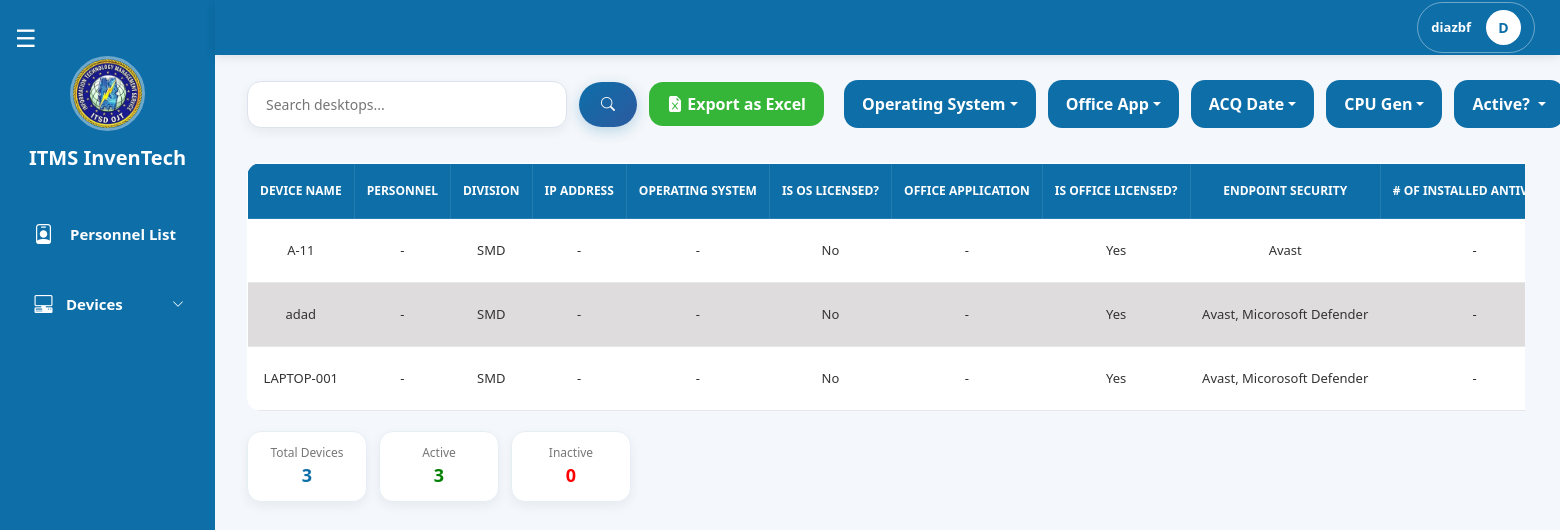
/pages/encoder/device_desktops.php (signed in), run on the app's committed database.
### tables this page shows
CREATE TABLE `desktops` (
  `id` int(11) NOT NULL,
  `personnel_id` int(11) NOT NULL,
  `device_id` int(11) NOT NULL,
  `device_name` varchar(150) NOT NULL,
  `division_id` int(11) NOT NULL,
  `ip_address` varchar(50) DEFAULT NULL,
  `os` varchar(100) DEFAULT NULL,
  `is_os_licensed` tinyint(1) DEFAULT NULL,
  `is_remote_acc` tinyint(1) DEFAULT NULL,
  `endpoint_security_id` longtext DEFAULT NULL,
  `no_of_installed_anti_virus` int(11) DEFAULT NULL,
  `date_installed` date DEFAULT NULL,
  `guid` varchar(100) DEFAULT NULL,
  `mac_address` varchar(100) DEFAULT NULL,
  `cpu_brand` varchar(100) DEFAULT NULL,
  `cpu_generation` int(11) DEFAULT NULL,
  `cpu_cores` int(11) DEFAULT NULL,
  `gb_ram` int(11) DEFAULT NULL,
  `monitor_brand` varchar(100) DEFAULT NULL,
  `monitor_size_inches` int(11) DEFAULT NULL,
  `no_of_user_accounts` int(11) DEFAULT NULL,
  `user_account_type` longtext DEFAULT NULL,
  `authorized_software` text DEFAULT NULL,
  `unauthorized_software` text DEFAULT NULL,
  `office_application` varchar(150) DEFAULT NULL,
  `is_office_licensed` tinyint(1) DEFAULT NULL,
  `previous_owners_id` longtext DEFAULT NULL CHECK (json_valid(`previous_owners_id`)),
  `created_date` date DEFAULT current_timestamp(),
  `last_updated_at` date DEFAULT NULL,
  `par_serial_no` varchar(255) DEFAULT NULL,
  `is_active` tinyint(1) DEFAULT 1,
  `acquisition_date` date DEFAULT NULL
);

CREATE TABLE `divisions` (
  `id` int(11) NOT NULL,
  `division` varchar(100) NOT NULL
);

### pages/encoder/device_desktops.php (the view, shortened to what this page needs)
<?php
include "../../config/db.php";
$encoderDivisionId = (int)$_SESSION['user']['division_id'];
function getEndpointNames($conn, $json)
{
    $ids = json_decode($json, true);
    $ids = implode(',', array_map('intval', $ids));
    $result = $conn->query("SELECT antivirus FROM endpoint_security WHERE id IN ($ids)");
    $names = [];
    while ($row = $result->fetch_assoc()) {
        $names[] = $row['antivirus'];
    }
    return implode(', ', $names);
}
function dash($val)
{
    $v = trim($val ?? '');
    return $v !== '' ? htmlspecialchars($v) : '-';
}
$limit  = 10;
$page   = max(1, (int)($_GET['page'] ?? 1));
$offset = ($page - 1) * $limit;
$search = trim($_GET['search'] ?? '');
$os_filter_raw     = $_GET['filter_os']     ?? [];
$office_filter_raw = $_GET['filter_office'] ?? [];
$os_filter     = is_array($os_filter_raw)     ? array_filter(array_map('trim', $os_filter_raw))  : [];
$office_filter = is_array($office_filter_raw) ? array_filter($office_filter_raw)                 : [];
$active_filter = isset($_GET['is_active']) ? trim($_GET['is_active']) : '';
$acq_filter    = trim($_GET['filter_acq'] ?? '');
$cpu_gen_filter = trim($_GET['filter_cpu_gen'] ?? '');
$baseWhere  = ["d.division_id = ?"];
$baseParams = [$encoderDivisionId];
$baseTypes  = 'i';
$whereSQL = "WHERE " . implode(" AND ", $baseWhere);
$baseJoin = "FROM desktops d
             LEFT JOIN personnels p  ON d.personnel_id = p.id
             LEFT JOIN ranks r       ON p.rank_id = r.id
             LEFT JOIN divisions dv  ON d.division_id = dv.id";
$st = $conn->prepare("SELECT COUNT(*) AS total $baseJoin $whereSQL");
$st->bind_param($baseTypes, ...$baseParams);
$st->execute();
$totalDevices = $st->get_result()->fetch_assoc()['total'] ?? 0;
$activeWhere   = array_merge($baseWhere, ["d.is_active = 1"]);
$inactiveWhere = array_merge($baseWhere, ["d.is_active = 0"]);
$sa = $conn->prepare("SELECT COUNT(*) AS total $baseJoin WHERE " . implode(" AND ", $activeWhere));
$sa->bind_param($baseTypes, ...$baseParams);
$sa->execute();
$activeDevices = $sa->get_result()->fetch_assoc()['total'] ?? 0;
$si = $conn->prepare("SELECT COUNT(*) AS total $baseJoin WHERE " . implode(" AND ", $inactiveWhere));
$si->bind_param($baseTypes, ...$baseParams);
$si->execute();
$inactiveDevices = $si->get_result()->fetch_assoc()['total'] ?? 0;
$stmt = $conn->prepare("
    SELECT d.*,
           CONCAT(r.rank,'  ',p.last_name,', ',p.first_name,' ',p.middle_name) AS personnel_name,
           dv.division AS division_name
    $baseJoin $whereSQL ORDER BY d.device_name ASC LIMIT ?,?
");
$fp  = array_merge($baseParams, [$offset, $limit]);
$ft  = $baseTypes . 'ii';
$stmt->bind_param($ft, ...$fp);
$stmt->execute();
$result = $stmt->get_result();
$exportParams = http_build_query([
    'search'          => $search,
    'filter_os'       => $os_filter,
    'filter_office'   => $office_filter,
    'is_active'       => $active_filter,
    'filter_acq'      => $acq_filter,
    'filter_cpu_gen'  => $cpu_gen_filter,
]);
?>
<!DOCTYPE html>
<html lang="en">
<head>
    <link href="https://cdn.jsdelivr.net/npm/bootstrap@5.3.3/dist/css/bootstrap.min.css" rel="stylesheet">
    <link rel="stylesheet" href="../encoder/css/desktop_laptop.css">
    <link rel="stylesheet" href="css/encoder_navbar.css">
    <link rel="stylesheet" href="./css/encoder_sidebar.css">
</head>
<body>
    <?php include 'encoder_sidebar.php'; ?>
    <?php include 'encoder_navbar.php'; ?>
    <div class="top-bar">
        <div class="search-container">
            <form class="search-form" method="GET" action="device_desktops.php">
                <input type="text" name="search" class="search-input" placeholder="Search desktops..." value="<?= htmlspecialchars($search) ?>">
                <button type="submit" class="search-btn"><i class="bi bi-search"></i></button>
                <a href="export_desktops.php?<?= htmlspecialchars($exportParams) ?>"
                    class="btn add-desktop-btn"
                    onclick="setTimeout(()=>showToast('Export downloaded successfully!','success'),800)">
                    <i class="bi bi-file-earmark-excel-fill"></i> Export as Excel
                </a>
            </form>
        </div>
        <div class="right-side">
            <div class="filters">
                <form method="GET" action="device_desktops.php" id="filterForm">
                    <div class="dropdown">
                        <?php $osLabel = empty($os_filter) ? 'Operating System' : (count($os_filter) === 1 ? $os_filter[0] : count($os_filter) . ' OS selected'); ?>
                        <button class="btn filter-btn dropdown-toggle" type="button" data-bs-toggle="dropdown" data-bs-auto-close="outside"><?= htmlspecialchars($osLabel) ?></button>
                    </div>
                    <div class="dropdown">
                        <?php $officeLabel = empty($office_filter) ? 'Office App' : (count($office_filter) === 1 ? $office_filter[0] : count($office_filter) . ' Apps selected'); ?>
                        <button class="btn filter-btn dropdown-toggle" type="button" data-bs-toggle="dropdown" data-bs-auto-close="outside"><?= htmlspecialchars($officeLabel) ?></button>
                    </div>
                </form>
            </div>
            <div class="dropdown">
                <?php
                $acqLabel = 'ACQ Date';
                ?>
                <button class="btn filter-btn dropdown-toggle" data-bs-toggle="dropdown"><?= htmlspecialchars($acqLabel) ?></button>
            </div>
            <div class="dropdown cpu-gen-dropdown">
                <?php
                $cpuGenLabel = 'CPU Gen';
                ?>
                <button class="btn filter-btn dropdown-toggle" data-bs-toggle="dropdown"><?= htmlspecialchars($cpuGenLabel) ?></button>
            </div>
            <div class="dropdown">
                <button class="btn filter-btn dropdown-toggle" data-bs-toggle="dropdown">
                    <?= $active_filter === '' ? 'Active?' : ($active_filter == 1 ? 'YES' : 'NO') ?>
                </button>
            </div>
        </div>
    </div>
    <div class="contenttable">
        <div class="table-container">
            <table class="users-table">
                <thead>
                    <tr>
                        <th>DEVICE NAME</th>
                        <th>PERSONNEL</th>
                        <th>DIVISION</th>
                        <th>IP ADDRESS</th>
                        <th>OPERATING SYSTEM</th>
                        <th>IS OS LICENSED?</th>
                        <th>OFFICE APPLICATION</th>
                        <th>IS OFFICE LICENSED?</th>
                        <th>ENDPOINT SECURITY</th>
                        <th># OF INSTALLED ANTIVIRUS</th>
                    </tr>
                </thead>
                <tbody>
                    <?php if ($result->num_rows > 0): ?>
                        <?php while ($row = $result->fetch_assoc()):
                        ?>
                            <tr class="clickable-row" data-active="<?= $row['is_active'] ? '1' : '0' ?>"
                                data-bs-toggle="modal" data-bs-target="#viewDtModal<?= $row['id'] ?>">
                                <td><?= dash($row['device_name'] ?? '') ?></td>
                                <td><?= dash($row['personnel_name'] ?? '') ?></td>
                                <td><?= dash($row['division_name'] ?? '') ?></td>
                                <td><?= dash($row['ip_address'] ?? '') ?></td>
                                <td><?= dash($row['os'] ?? '') ?></td>
                                <td><?= ($row['is_os_licensed'] == 1) ? 'Yes' : 'No' ?></td>
                                <td><?= dash($row['office_application'] ?? '') ?></td>
                                <td><?= ($row['is_office_licensed'] == 1) ? 'Yes' : 'No' ?></td>
                                <td><?= getEndpointNames($conn, $row['endpoint_security_id']) ?: '-' ?></td>
                                <td><?= dash($row['no_of_installed_anti_virus'] ?? '') ?></td>
                            </tr>
                                                    <div class="view-value"><?= getEndpointNames($conn, $row['endpoint_security_id']) ?: '' ?></div>
                        <?php endwhile; ?>
                    <?php else: ?>
                        <tr>
                            <td colspan="29" class="text-center">No devices found.</td>
                        </tr>
                    <?php endif; ?>
                </tbody>
            </table>
        </div>
        <div class="table-footer">
            <div class="user-stats">
                <div class="stat-box total">
                    <span class="label">Total Devices</span>
                    <span class="value"><?= $totalDevices ?></span>
                </div>
                <div class="stat-box active">
                    <span class="label">Active</span>
                    <span class="value"><?= $activeDevices ?></span>
                </div>
                <div class="stat-box inactive">
                    <span class="label">Inactive</span>
                    <span class="value"><?= $inactiveDevices ?></span>
                </div>
            </div>
        </div>
    </div>
</body>
</html>

### pages/encoder/css/desktop_laptop.css (style rules this page uses)
:root { --sidebar-expanded: 247px; --sidebar-collapsed: 115px; --primary: #0d6ea8; --primary-dark: #0b5f91; --primary-darker: #095a8a; --primary-gradient: linear-gradient(135deg, #0d6ea8, #2c5aa0); --green: #0fa90fd3; --green-dark: #0c960cd3; --bg-page: #f4f7fb; --bg-white: #ffffff; --bg-modal-body: #f8fafc; --border-light: #dce3ec; --border-card: #eef2f6; --text-dark: #333; --text-label: #334155; --text-muted: #777; --row-even: #dedcdc; --row-hover: #dfe6e9; --shadow-sm: 0 4px 12px rgba(0, 0, 0, 0.06); --shadow-md: 0 4px 18px rgba(0, 0, 0, 0.08); --shadow-lg: 0 8px 20px rgba(0, 0, 0, 0.15); --shadow-primary: 0 4px 14px rgba(13, 110, 168, 0.25); --shadow-primary-hover: 0 6px 18px rgba(13, 110, 168, 0.35); --radius-sm: 10px; --radius-md: 14px; --radius-lg: 18px; --radius-xl: 20px; --radius-pill: 24px; }
body { background: var(--bg-page); overflow-x: hidden; }
.top-bar { margin-top: 80px; margin-left: var(--sidebar-expanded); margin-right: 35px; display: flex; justify-content: space-between; align-items: center; gap: 20px; flex-wrap: nowrap; transition: all 0.3s ease; }
.filters { display: flex; align-items: center; }
#filterForm { display: flex; align-items: center; gap: 12px; flex-wrap: nowrap; }
.filter-btn { background: var(--primary); color: white; border: none; padding: 12px 18px; border-radius: var(--radius-md); font-weight: 600; transition: all 0.3s ease; white-space: nowrap; }
.add-btn, .add-desktop-btn, .add-laptop-btn { background: var(--green); color: white; border: none; padding: 10px 18px; border-radius: var(--radius-md); font-weight: 600; transition: all 0.2s ease; white-space: nowrap; }
.right-side { display: flex; align-items: center; gap: 12px; flex-wrap: nowrap; }
.search-container { display: flex; align-items: center; }
.search-form { display: flex; align-items: center; gap: 12px; flex-wrap: nowrap; }
.search-input { width: 320px; padding: 12px 18px; border: 1px solid var(--border-light); border-radius: var(--radius-md); outline: none; font-size: 14px; font-weight: 500; background: var(--bg-white); box-shadow: var(--shadow-sm); transition: all 0.3s ease; }
.search-btn { border: none; padding: 12px 22px; border-radius: var(--radius-pill); background: var(--primary-gradient); color: white; font-size: 14px; font-weight: 600; cursor: pointer; transition: all 0.3s ease; box-shadow: var(--shadow-primary); white-space: nowrap; }
.contenttable { margin-left: var(--sidebar-expanded); margin-right: 35px; margin-top: 35px; border-radius: var(--radius-lg); transition: all 0.3s ease; overflow: visible; }
.table-container { overflow-x: auto; white-space: nowrap; }
.users-table { width: 100%; border-collapse: collapse; min-width: 1200px; background: white; border-radius: var(--radius-md); overflow: hidden; }
.users-table thead { background: var(--primary); }
.users-table thead th { color: white; padding: 18px 12px; border: 1px solid rgba(255, 255, 255, 0.1); font-size: 12px; font-weight: 700; text-align: center; white-space: nowrap; text-transform: uppercase; }
.users-table tbody td { padding: 16px 12px; font-size: 13px; text-align: center; border-bottom: 1px solid #e5e7eb; color: var(--text-dark); white-space: nowrap; }
.users-table tbody tr:nth-child(odd) { background-color: #ffffff; }
.users-table tbody tr:nth-child(even) { background-color: var(--row-even); }
.table-footer { margin-top: 20px; display: flex; justify-content: space-between; align-items: center; gap: 20px; flex-wrap: wrap; }
.user-stats { display: flex; gap: 12px; }
.stat-box { min-width: 120px; padding: 12px 16px; border-radius: var(--radius-md); background: var(--bg-white); border: 1px solid #e6eef5; box-shadow: var(--shadow-sm); text-align: center; }
.stat-box .label { display: block; font-size: 12px; color: var(--text-muted); }
.stat-box .value { font-size: 18px; font-weight: bold; color: var(--primary); }
.stat-box.active .value { color: green; }
.stat-box.inactive .value { color: red; }

### pages/encoder/css/encoder_sidebar.css (style rules this page uses)
.dropdown { width: 100%; font-size: 15px; font-weight: 600; }

### data on the page
desktops: device_name "A-11", personnel_name "-", division.division "SMD", ip_address "-", os "-", is_os_licensed "No", office_application "-", is_office_licensed "Yes", endpoint_security_id "Avast", no_of_installed_anti_virus "-"
desktops: device_name "adad", personnel_name "-", division.division "SMD", ip_address "-", os "-", is_os_licensed "No", office_application "-", is_office_licensed "Yes", endpoint_security_id "Avast, Micorosoft Defender", no_of_installed_anti_virus "-"
desktops: device_name "LAPTOP-001", personnel_name "-", division.division "SMD", ip_address "-", os "-", is_os_licensed "No", office_application "-", is_office_licensed "Yes", endpoint_security_id "Avast, Micorosoft Defender", no_of_installed_anti_virus "-"

### other printed values
$username "diazbf"
substr($username, 0, 1) "D"
$osLabel "Operating System"
$officeLabel "Office App"
$acqLabel "ACQ Date"
$cpuGenLabel "CPU Gen"
$totalDevices "3"
$activeDevices "3"
$inactiveDevices "0"
